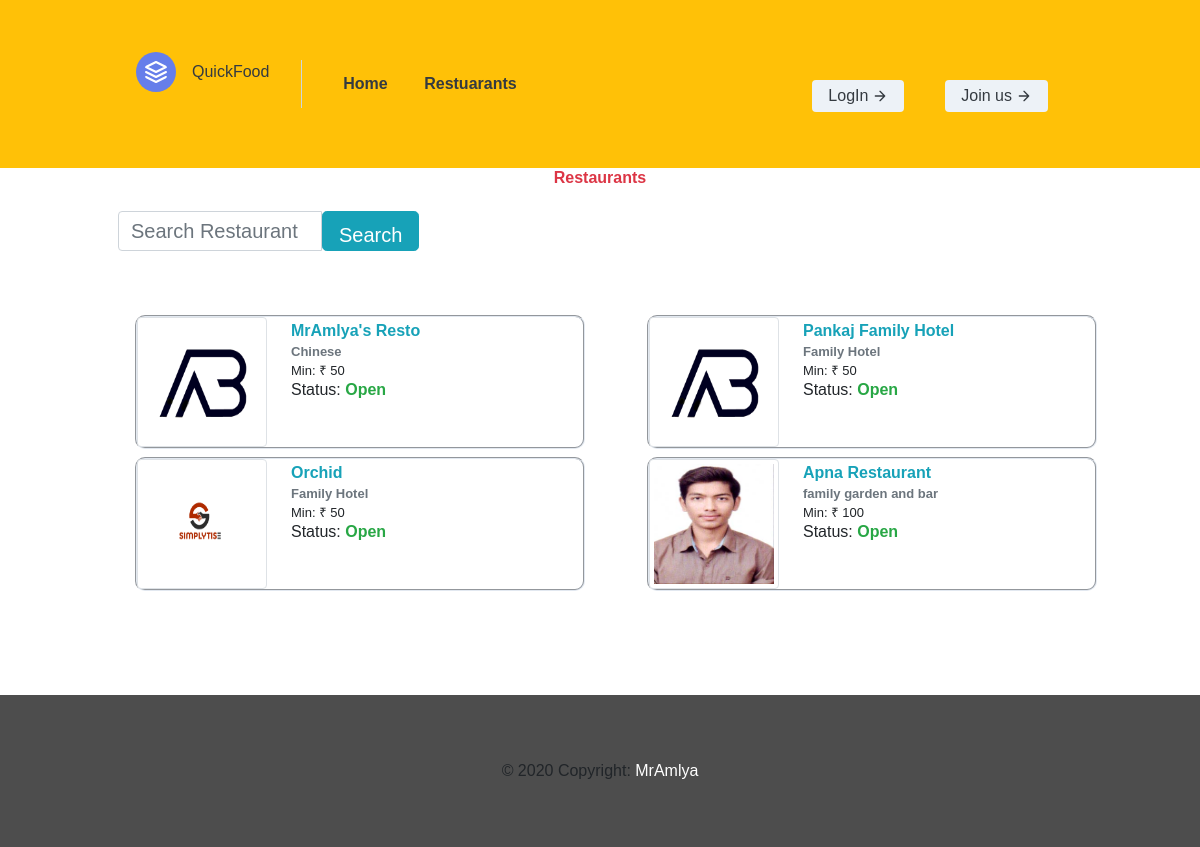
/restaurant/, run on the app's committed database.
### webapp/models.py (models this page shows, shortened)
class Restaurant(models.Model):
	user        = models.OneToOneField(settings.AUTH_USER_MODEL,on_delete=models.CASCADE)
	rname 		= models.CharField(max_length=100,blank=False)
	info	 	= models.CharField(max_length=40,blank=False)
	min_ord		= models.CharField(max_length=5,blank=False)
	location    = models.CharField(max_length=40,blank=False)
	r_logo      = models.FileField(blank=False)
	REST_STATE_OPEN    = "Open"
	REST_STATE_CLOSE   = "Closed"
	REST_STATE_CHOICES =(
			(REST_STATE_OPEN,REST_STATE_OPEN),
			(REST_STATE_CLOSE,REST_STATE_CLOSE)
		)
	status 	= models.CharField(max_length=50,choices=REST_STATE_CHOICES,default=REST_STATE_OPEN,blank=False)
	approved = models.BooleanField(blank=False,default=True)

### webapp/views.py (the view)
# urls.py: path('restaurant/',views.restuarent,name='restuarant'),
def restuarent(request):
	r_object = Restaurant.objects.all()
	query 	= request.GET.get('q')
	if query:
		r_object=Restaurant.objects.filter(Q(rname__icontains=query)).distinct()
		return render(request,'webapp/restaurents.html',{'r_object':r_object})
	return render(request,'webapp/restaurents.html',{'r_object':r_object})

### webapp/templates/webapp/restaurents.html (shortened to what this page needs)
{% extends 'webapp/base.html'%}
{% block body %}
<div class="container-fluid">
        <h1 class="text-center text-danger"><strong>Restaurants</strong></h1>
</div>
<br>
<div class="container">
    <div class="col-sm-4 col-sm-offset-3">
      <form class="form-horizontal" role="search" method="get" action=''>
         <div class="form-group ">
         <div class="input-group">
            <input type="text" class="form-control input-lg " name="q" value="{{ request.GET.q }}" placeholder= "Search Restaurant " style="height: 40px; width: 50%; font-size: 20px;" />
            <span class='input-group-btn'>
             <button class='btn btn-info btn-lg'style="height:40px; font-size: 20px;" type='submit'>Search
             </button>
         </span>
        </div>
     </div>
   </form>
 </div>
</div>
<br>
<br>
	<div class="container">
		<div class="row">
		{% for rest in r_object %}
        <div class="col-xs-7 col-md-6">
      <div class="thumbnail">
   		   <div class="media mb-2 ml-8" style="border-radius: 10px; border-style: groove; border-width: 2px;">
        <a href="{% url 'menu' rest.id %}" class="pull-left ">
            <img src="{{rest.r_logo.url}}" class="img-thumbnail img-responsive " style="height: 130px; width: 130px;">
        </a>
        <div class="media-body pl-4">
          <a href="{% url 'menu' rest.id %}" style="text-decoration: none !important;"><h1 class="media-heading text-info mt-1" style="height: 20px;"><strong>{{rest.rname}}</strong></h1></a>
            <h6 class="text-secondary"><font size="2"><strong>{{rest.info}}</strong></font></h6>
            <h4><font size="2">Min: &#x20b9; {{rest.min_ord}}</font></h4>
          	<h5><font size="3">Status: <strong class="text-success">{{rest.status}}</strong></font></h5>
        </div>
    </div>
  </div>
</div>
{% endfor%}
</div>
</div>
{% endblock %}

### webapp/templates/webapp/base.html (shortened to what this page needs)
<!DOCTYPE html>
<html>
<head>
   {% load staticfiles %}
  <link rel="stylesheet" type="text/css" href="{% static 'webapp/css/bootstrap.min.css'%}">
  <link href="https://unpkg.com/tailwindcss@^1.0/dist/tailwind.min.css" rel="stylesheet">
  <link href="/static/webapp/css/style.css" rel="stylesheet" type="text/css" media="all" />
  <link rel='stylesheet' href='https://maxcdn.bootstrapcdn.com/font-awesome/4.5.0/css/font-awesome.min.css' >
  <link href="//netdna.bootstrapcdn.com/bootstrap/3.0.0/css/bootstrap-glyphicons.css" rel="stylesheet">
  <link href="static/webapp/css/animate.css" rel='stylesheet' type='text-center/css' />
  </head>
  <body>
    <header class="text-gray-700 body-font bg-warning">
        <div class="container mx-auto flex flex-wrap p-5 flex-col md:flex-row items-center">
          <a class="flex title-font font-medium items-center text-gray-900 mb-4 md:mb-0">
            <svg xmlns="http://www.w3.org/2000/svg" fill="none" stroke="currentColor" stroke-linecap="round" stroke-linejoin="round" stroke-width="2" class="w-10 h-10 text-white p-2 bg-indigo-500 rounded-full" viewBox="0 0 24 24">
              <path d="M12 2L2 7l10 5 10-5-10-5zM2 17l10 5 10-5M2 12l10 5 10-5"></path>
            </svg>
            <span class="nav-link text-dark">QuickFood</span>
          </a>
          <nav class="md:mr-auto md:ml-4 md:py-1 md:pl-4 md:border-l md:border-gray-400	flex flex-wrap items-center text-base justify-center">
            <a class="nav-link text-dark" href="{% url 'index' %}"><font size="3">&nbsp; <strong>Home</strong> </font></a>
            <a class="nav-link text-dark" href="{% url 'restuarant' %}"><font size="3">&nbsp;<strong>Restuarants</strong></font></a>
          </nav>
          {% if request.user.is_authenticated %}
                    <a class="nav-link text-dark " href="{% url 'logout' %}"><font size="3"> &nbsp;<span aria-hidden="true"></span><strong> <button class="inline-flex items-center bg-gray-200 border-0 py-1 px-3 focus:outline-none hover:bg-gray-300 rounded text-base mt-4 md:mt-0">LogOut
                        <svg fill="none" stroke="currentColor" stroke-linecap="round" stroke-linejoin="round" stroke-width="2" class="w-4 h-4 ml-1" viewBox="0 0 24 24">
                          <path d="M5 12h14M12 5l7 7-7 7"></path>
                        </svg>
                      </button></strong> </font></a>
                    <a class="nav-link text-dark " href="{%url 'profile' %}"><font size="3"> &nbsp;<span aria-hidden="true"></span><strong><button class="inline-flex items-center bg-gray-200 border-0 py-1 px-3 focus:outline-none hover:bg-gray-300 rounded text-base mt-4 md:mt-0">Profile
                        <svg fill="none" stroke="currentColor" stroke-linecap="round" stroke-linejoin="round" stroke-width="2" class="w-4 h-4 ml-1" viewBox="0 0 24 24">
                          <path d="M5 12h14M12 5l7 7-7 7"></path>
                        </svg>
                      </button></strong></font></a>
              {% else %}
                    <a class="nav-link text-dark " href="{% url 'login' %}"><font size="3">&nbsp; <strong><button class="inline-flex items-center bg-gray-200 border-0 py-1 px-3 focus:outline-none hover:bg-gray-300 rounded text-base mt-4 md:mt-0">LogIn
                        <svg fill="none" stroke="currentColor" stroke-linecap="round" stroke-linejoin="round" stroke-width="2" class="w-4 h-4 ml-1" viewBox="0 0 24 24">
                          <path d="M5 12h14M12 5l7 7-7 7"></path>
                        </svg>
                      </button></strong></font></a>
                    <a class="nav-link text-dark " href="{% url 'register' %}"><font size="3">&nbsp; <strong><button class="inline-flex items-center bg-gray-200 border-0 py-1 px-3 focus:outline-none hover:bg-gray-300 rounded text-base mt-4 md:mt-0">Join us
                        <svg fill="none" stroke="currentColor" stroke-linecap="round" stroke-linejoin="round" stroke-width="2" class="w-4 h-4 ml-1" viewBox="0 0 24 24">
                          <path d="M5 12h14M12 5l7 7-7 7"></path>
                        </svg>
                      </button></strong></font></a>
                {% endif %}
        </div>
      </header>
{% block body %}
{% endblock %}
<br>
<br>
<br>
<br>
<div class="footer">
    <div class="container-fluid">
    <div class="footer-copyright text-center py-3">© 2020 Copyright:
        <a href="#"> MrAmlya</a>
      </div>
  </div>
</div>
  <link rel="stylesheet" href="{% static 'libs/flatpickr/dist/flatpickr.min.css' %}">
</body>
</html>

### webapp/static/webapp/css/style.css (style rules this page uses)
body { padding:0; margin:0; font-family: 'Source Sans Pro', sans-serif; }
body a { transition:0.5s all; -webkit-transition:0.5s all; -moz-transition:0.5s all; -o-transition:0.5s all; -ms-transition:0.5s all; }
h1,h2,h3,h4,h5,h6 { margin:0; }
.footer { padding:3em 0; background:#4D4D4D; }
.footer a { color:#FFF; }

### data on the page
Restaurant: r_logo (picture), rname "MrAmlya's Resto", info "Chinese", min_ord "50", status "Open"
Restaurant: r_logo (picture), rname "Pankaj Family Hotel", info "Family Hotel", min_ord "50", status "Open"
Restaurant: r_logo (picture), rname "Orchid", info "Family Hotel", min_ord "50", status "Open"
Restaurant: r_logo (picture), rname "Apna Restaurant", info "family garden and bar", min_ord "100", status "Open"
